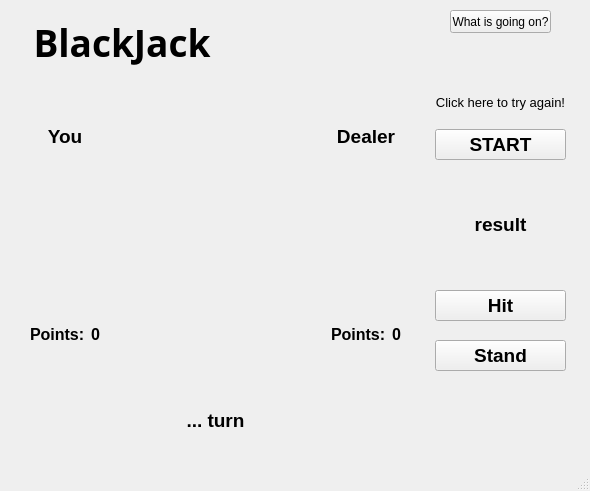
<?xml version="1.0" encoding="UTF-8"?>
<ui version="4.0">
 <class>MainWindow</class>
 <widget class="QMainWindow" name="MainWindow">
  <property name="geometry">
   <rect>
    <x>0</x>
    <y>0</y>
    <width>590</width>
    <height>491</height>
   </rect>
  </property>
  <property name="windowTitle">
   <string>MainWindow</string>
  </property>
  <widget class="QWidget" name="centralwidget">
   <widget class="QLabel" name="gameTitle">
    <property name="geometry">
     <rect>
      <x>30</x>
      <y>10</y>
      <width>184</width>
      <height>65</height>
     </rect>
    </property>
    <property name="font">
     <font>
      <family>Segoe Print</family>
      <pointsize>28</pointsize>
      <weight>75</weight>
      <bold>true</bold>
     </font>
    </property>
    <property name="frameShadow">
     <enum>QFrame::Plain</enum>
    </property>
    <property name="text">
     <string>BlackJack</string>
    </property>
    <property name="textFormat">
     <enum>Qt::AutoText</enum>
    </property>
    <property name="scaledContents">
     <bool>true</bool>
    </property>
    <property name="alignment">
     <set>Qt::AlignCenter</set>
    </property>
   </widget>
   <widget class="QWidget" name="horizontalLayoutWidget">
    <property name="geometry">
     <rect>
      <x>30</x>
      <y>90</y>
      <width>371</width>
      <height>291</height>
     </rect>
    </property>
    <layout class="QHBoxLayout" name="cardSlotsHorLayout">
     <item>
      <layout class="QVBoxLayout" name="userSlotVerLayout">
       <property name="sizeConstraint">
        <enum>QLayout::SetDefaultConstraint</enum>
       </property>
       <item>
        <widget class="QLabel" name="userCardSlotTitle">
         <property name="font">
          <font>
           <pointsize>14</pointsize>
           <weight>75</weight>
           <bold>true</bold>
          </font>
         </property>
         <property name="text">
          <string>You</string>
         </property>
         <property name="alignment">
          <set>Qt::AlignCenter</set>
         </property>
        </widget>
       </item>
       <item>
        <widget class="QLabel" name="userCardSlot">
         <property name="maximumSize">
          <size>
           <width>150</width>
           <height>230</height>
          </size>
         </property>
         <property name="text">
          <string/>
         </property>
         <property name="pixmap">
          <pixmap resource="cardImages.qrc">:/cardImgs/green_back.png</pixmap>
         </property>
         <property name="scaledContents">
          <bool>true</bool>
         </property>
         <property name="alignment">
          <set>Qt::AlignLeading|Qt::AlignLeft|Qt::AlignVCenter</set>
         </property>
         <property name="wordWrap">
          <bool>false</bool>
         </property>
         <property name="openExternalLinks">
          <bool>false</bool>
         </property>
        </widget>
       </item>
       <item>
        <layout class="QHBoxLayout" name="horizontalLayout">
         <item>
          <widget class="QLabel" name="userPoints">
           <property name="font">
            <font>
             <pointsize>12</pointsize>
             <weight>75</weight>
             <bold>true</bold>
            </font>
           </property>
           <property name="text">
            <string>Points:</string>
           </property>
          </widget>
         </item>
         <item>
          <widget class="QLabel" name="userPointsCounter">
           <property name="font">
            <font>
             <pointsize>12</pointsize>
             <weight>75</weight>
             <bold>true</bold>
            </font>
           </property>
           <property name="text">
            <string>0</string>
           </property>
          </widget>
         </item>
        </layout>
       </item>
      </layout>
     </item>
     <item>
      <spacer name="horizontalSpacer">
       <property name="orientation">
        <enum>Qt::Horizontal</enum>
       </property>
       <property name="sizeHint" stdset="0">
        <size>
         <width>40</width>
         <height>20</height>
        </size>
       </property>
      </spacer>
     </item>
     <item>
      <layout class="QVBoxLayout" name="dealerSlotVerLayout">
       <property name="sizeConstraint">
        <enum>QLayout::SetDefaultConstraint</enum>
       </property>
       <item>
        <widget class="QLabel" name="dealerCardSlotTitle">
         <property name="font">
          <font>
           <pointsize>14</pointsize>
           <weight>75</weight>
           <bold>true</bold>
          </font>
         </property>
         <property name="text">
          <string>Dealer</string>
         </property>
         <property name="alignment">
          <set>Qt::AlignCenter</set>
         </property>
        </widget>
       </item>
       <item>
        <widget class="QLabel" name="dealerCardSlot">
         <property name="maximumSize">
          <size>
           <width>150</width>
           <height>230</height>
          </size>
         </property>
         <property name="text">
          <string/>
         </property>
         <property name="pixmap">
          <pixmap resource="cardImages.qrc">:/cardImgs/green_back.png</pixmap>
         </property>
         <property name="scaledContents">
          <bool>true</bool>
         </property>
         <property name="alignment">
          <set>Qt::AlignLeading|Qt::AlignLeft|Qt::AlignVCenter</set>
         </property>
         <property name="wordWrap">
          <bool>false</bool>
         </property>
         <property name="openExternalLinks">
          <bool>false</bool>
         </property>
        </widget>
       </item>
       <item>
        <layout class="QHBoxLayout" name="horizontalLayout_2">
         <item>
          <widget class="QLabel" name="dealerPoints">
           <property name="font">
            <font>
             <pointsize>12</pointsize>
             <weight>75</weight>
             <bold>true</bold>
            </font>
           </property>
           <property name="text">
            <string>Points:</string>
           </property>
          </widget>
         </item>
         <item>
          <widget class="QLabel" name="dealerPointsCounter">
           <property name="font">
            <font>
             <pointsize>12</pointsize>
             <weight>75</weight>
             <bold>true</bold>
            </font>
           </property>
           <property name="text">
            <string>0</string>
           </property>
          </widget>
         </item>
        </layout>
       </item>
      </layout>
     </item>
    </layout>
   </widget>
   <widget class="QLabel" name="turnLabel">
    <property name="geometry">
     <rect>
      <x>100</x>
      <y>390</y>
      <width>231</width>
      <height>61</height>
     </rect>
    </property>
    <property name="font">
     <font>
      <pointsize>14</pointsize>
      <weight>75</weight>
      <bold>true</bold>
     </font>
    </property>
    <property name="text">
     <string>... turn</string>
    </property>
    <property name="alignment">
     <set>Qt::AlignCenter</set>
    </property>
   </widget>
   <widget class="QWidget" name="verticalLayoutWidget">
    <property name="geometry">
     <rect>
      <x>420</x>
      <y>90</y>
      <width>161</width>
      <height>281</height>
     </rect>
    </property>
    <layout class="QVBoxLayout" name="verticalLayout">
     <property name="spacing">
      <number>19</number>
     </property>
     <property name="leftMargin">
      <number>15</number>
     </property>
     <property name="topMargin">
      <number>5</number>
     </property>
     <property name="rightMargin">
      <number>15</number>
     </property>
     <item>
      <widget class="QLabel" name="againButton">
       <property name="font">
        <font>
         <pointsize>10</pointsize>
         <weight>50</weight>
         <bold>false</bold>
        </font>
       </property>
       <property name="text">
        <string>Click here to try again!</string>
       </property>
       <property name="alignment">
        <set>Qt::AlignCenter</set>
       </property>
      </widget>
     </item>
     <item>
      <widget class="QPushButton" name="startButton">
       <property name="font">
        <font>
         <pointsize>14</pointsize>
         <weight>75</weight>
         <bold>true</bold>
        </font>
       </property>
       <property name="text">
        <string>START</string>
       </property>
      </widget>
     </item>
     <item>
      <spacer name="verticalSpacer">
       <property name="orientation">
        <enum>Qt::Vertical</enum>
       </property>
       <property name="sizeHint" stdset="0">
        <size>
         <width>20</width>
         <height>40</height>
        </size>
       </property>
      </spacer>
     </item>
     <item>
      <widget class="QLabel" name="resultLabel">
       <property name="font">
        <font>
         <pointsize>14</pointsize>
         <weight>75</weight>
         <bold>true</bold>
        </font>
       </property>
       <property name="text">
        <string>result</string>
       </property>
       <property name="alignment">
        <set>Qt::AlignCenter</set>
       </property>
      </widget>
     </item>
     <item>
      <spacer name="verticalSpacer_2">
       <property name="orientation">
        <enum>Qt::Vertical</enum>
       </property>
       <property name="sizeHint" stdset="0">
        <size>
         <width>20</width>
         <height>40</height>
        </size>
       </property>
      </spacer>
     </item>
     <item>
      <widget class="QPushButton" name="hitButton">
       <property name="font">
        <font>
         <pointsize>14</pointsize>
         <weight>75</weight>
         <bold>true</bold>
        </font>
       </property>
       <property name="text">
        <string>Hit</string>
       </property>
      </widget>
     </item>
     <item>
      <widget class="QPushButton" name="standButton">
       <property name="font">
        <font>
         <pointsize>14</pointsize>
         <weight>75</weight>
         <bold>true</bold>
        </font>
       </property>
       <property name="text">
        <string>Stand</string>
       </property>
      </widget>
     </item>
    </layout>
   </widget>
   <widget class="QPushButton" name="helpButton">
    <property name="geometry">
     <rect>
      <x>450</x>
      <y>10</y>
      <width>101</width>
      <height>23</height>
     </rect>
    </property>
    <property name="text">
     <string>What is going on?</string>
    </property>
   </widget>
  </widget>
  <widget class="QMenuBar" name="menubar">
   <property name="geometry">
    <rect>
     <x>0</x>
     <y>0</y>
     <width>590</width>
     <height>22</height>
    </rect>
   </property>
  </widget>
  <widget class="QStatusBar" name="statusbar"/>
 </widget>
 <resources>
  <include location="cardImages.qrc"/>
 </resources>
 <connections/>
</ui>
